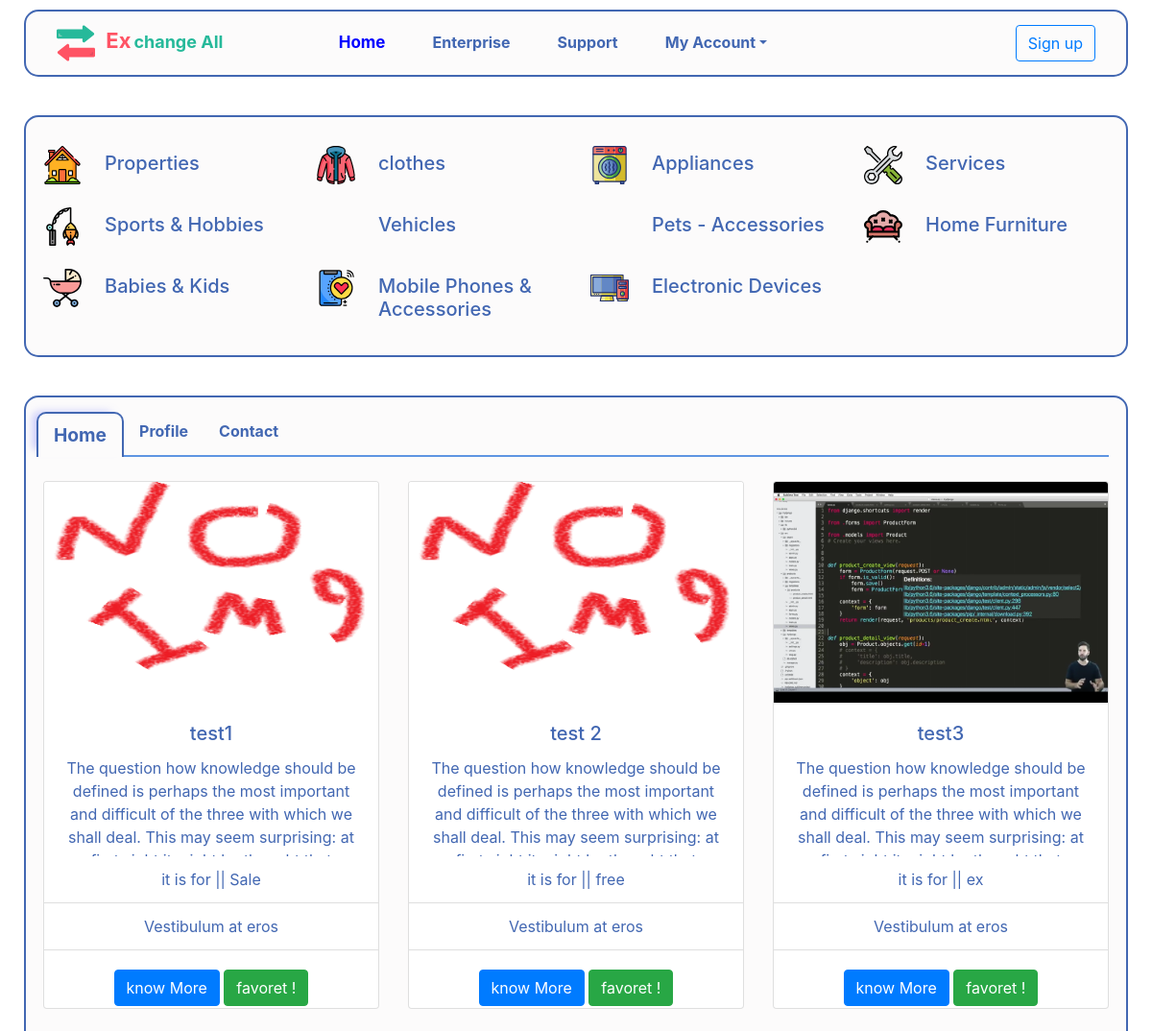
/ (upper part), run on an earlier commit of the app's database.
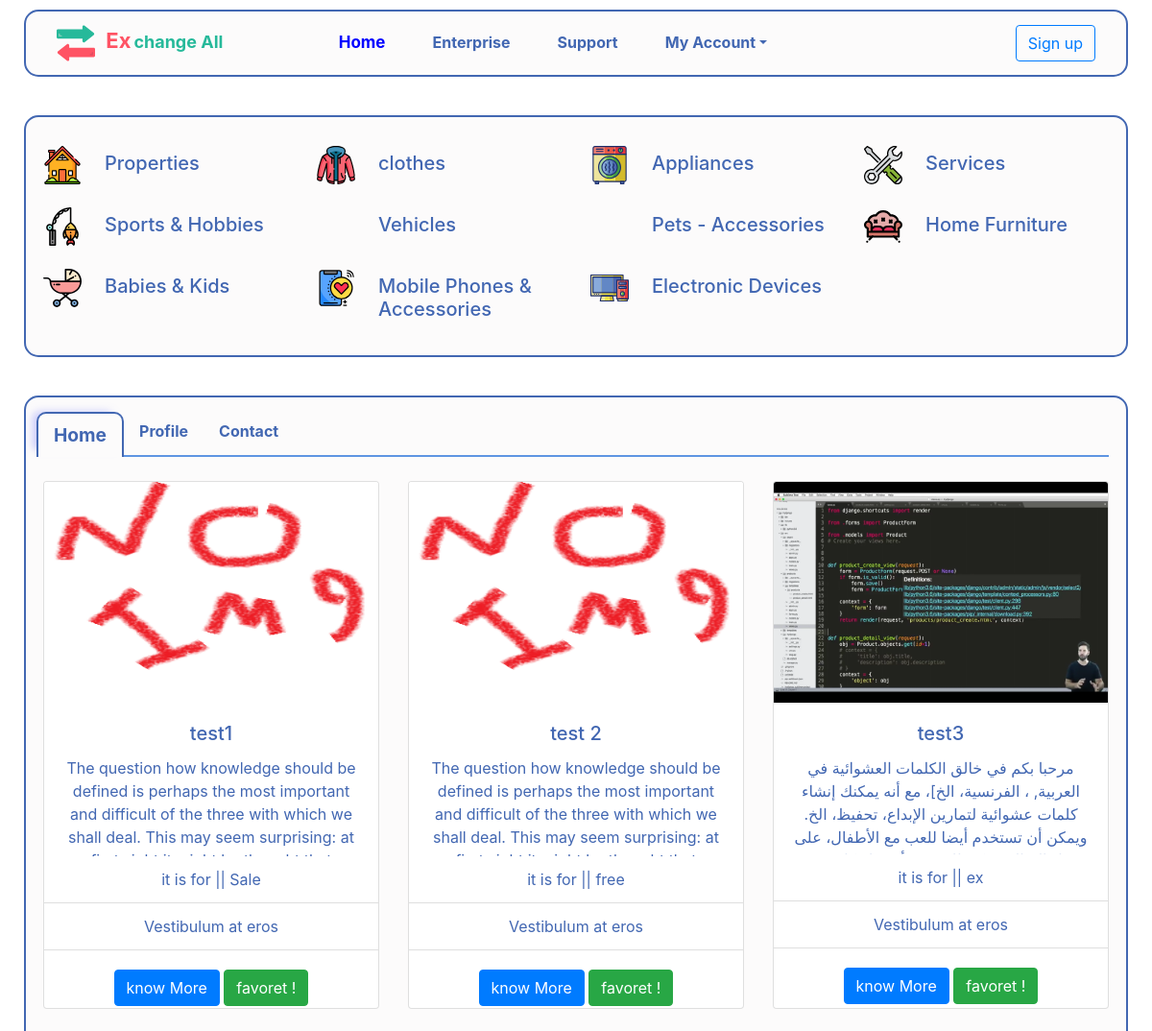
And on a later commit of the database.
### ads/models.py (models this page shows, shortened)
class ads(models.Model):
    options =(
    ("ex", "ex"),
    ("Sale", "Sale"),
    ("free", "free"),
    )
    user = models.ForeignKey(User, blank=True , null=True, on_delete=models.CASCADE)
    title =models.CharField(max_length=80)
    description = models.TextField(max_length=500,default='')
    create_date = models.DateTimeField(default=timezone.now)
    active = models.BooleanField(default=True)
    view =models.IntegerField(default=0)
    ad_option = models.CharField(max_length=4, choices=options , default='ex')
    img=models.ImageField(upload_to='post_img/' , default="img/defu.png")
    name_of_who=models.CharField(max_length=15 , null=True,blank=True)
    adress=models.CharField(max_length=80 , null=True,blank=True)
    mobile =models.PositiveSmallIntegerField( default=1114796307 , null=True,blank=True,)
    email=models.EmailField(default="ahmed_mag22@yahoo.com" , null=True,blank=True)
    class Meta:
        ordering = ['-view']

### ads/views.py (the view)
# urls.py: url(r'^$',views.all_ads, name='all_ads') ,
def all_ads(request):
    ads_all=ads.objects.all()
    context = {
        'ads_all' : ads_all ,
    }
    return render(request , 'all.html' , context)

### ads/templates/all.html (shortened to what this page needs)
{% extends 'base_ads.html' %}
{% block card %}
      <section class="py-5 my-card-sec">
        <div class="container text-center">
          <nav class="my-nav-tap">
            <div class="nav nav-tabs my-tap-all" id="nav-tab" role="tablist">
              <a class="nav-item nav-link my-taps active" id="nav-home-tab" data-toggle="tab" href="#nav-home" role="tab" aria-controls="nav-home" aria-selected="true"> Home</a>
              <a class="nav-item nav-link my-taps" id="nav-profile-tab" data-toggle="tab" href="#nav-profile" role="tab" aria-controls="nav-profile" aria-selected="false">Profile</a>
              <a class="nav-item nav-link my-taps" id="nav-contact-tab" data-toggle="tab" href="#nav-contact" role="tab" aria-controls="nav-contact" aria-selected="false">Contact</a>
            </div>
          </nav>
          <div class="tab-content my-content" id="nav-tabContent">
            <div class="tab-pane fade show active" id="nav-home" role="tabpanel" aria-labelledby="nav-home-tab">
              <div class="row">
                {% for ad in ads_all %}
                <div class="col-lg-4 col-md-4 col-sm-6 col-xs-12 my-card-respon ">
                  <div class="card my-card">
                    <img src="{{ad.img.url}}" class="card-img-top my-card-img" alt="...">
                    <div class="card-body">
                      <h5 class="card-title">{{ad.title}}</h5>
                      <p class="card-text">{{ad.description}}</p>
                    </div>
                    <ul class="list-group list-group-flush">
                      <li class="list-group-item">it is for || {{ ad.ad_option }}</li>
                      <li class="list-group-item">Vestibulum at eros</li>
                    </ul>
                    <div class="card-body">
                      <a class="btn btn-primary" href=" {{ ad.id }}#con " role="button">know More</a>
                      <a class="btn btn-success" href="" role="button">favoret !</a>
                    </div>
                  </div>
                </div>
                {% endfor %}
              </div>
            </div>
          </div>
        </div>
      </section>
{% endblock card %}

What changed in the data, as far as the page shows it:
changed ads "test3": description "The question how knowledge should be defined is perhaps the most important and difficult of the three with which we shall deal. This may seem surprising: at…" → "مرحبا بكم في خالق الكلمات العشوائية في العربية, ، الفرنسية، الخ]، مع أنه يمكنك إنشاء كلمات عشوائية لتمارين الإبداع، تحفيظ، الخ. ويمكن أن تستخدم أيضا للعب مع الأطفال، على…"
